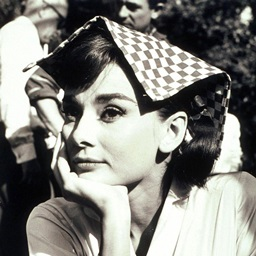
%> input picture BitPlane/audrey.jpg, 256 x 256 px
$ octave Sammas_BitPlane_Homework.m   (GNU Octave 9; MATLAB toolbox functions it lacks are replaced by stand-ins)
%> lines starting %> are read from the running program, lines starting %| are printed output that depends on the picture
%okuma islemi
a=imread('audrey.jpg');
%> a is the input picture: size 256x256x3 uint8; mean R, G, B 132, 131.6, 126.5
ad=double(a);

%8bitplane
c0=mod(ad,2);
c1=mod(floor(ad/2),2);
c2=mod(floor(ad/4),2);
c3=mod(floor(ad/8),2);
c4=mod(floor(ad/16),2);
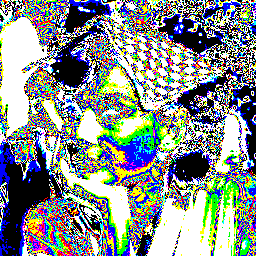
%> c4: size 256x256x3 double; mean R, G, B 0.53, 0.565, 0.554
c5=mod(floor(ad/32),2);
c6=mod(floor(ad/64),2);
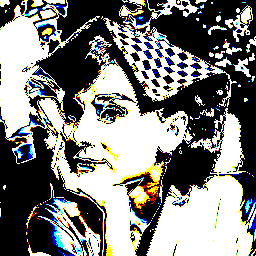
%> c6: size 256x256x3 double; mean R, G, B 0.495, 0.495, 0.485
c7=mod(floor(ad/128),2);

%not larý alýnýyor
c1=~c1;
%> c1: size 256x256x3 logical
c3=~c3;
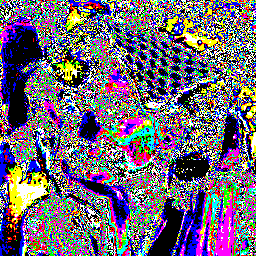
%> c3: size 256x256x3 logical; mean R, G, B 0.436, 0.4, 0.465
c5=~c5;
%> c5: size 256x256x3 logical
c7=~c7;
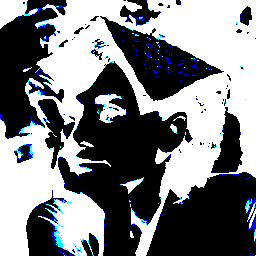
%> c7: size 256x256x3 logical; mean R, G, B 0.48, 0.491, 0.51

%matrisleri toplama islemi
adtemp=c0*1+c1*2+c2*2+c3*8+c4*16+c5*32+c6*64+c7*128;
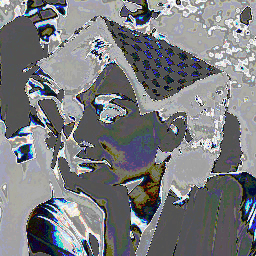
%> adtemp: size 256x256x3 double; mean R, G, B 122.4, 124.2, 127.2

%1.combine goruntuyu gosterme
% adtemp=uint8(adtemp);
 % imshow(adtemp);


 %ayný islemler 2.kez uygulanacak
c0=mod(adtemp,2);
c1=mod(floor(adtemp/2),2);
%> c1: size 256x256x3 double
c2=mod(floor(adtemp/4),2);
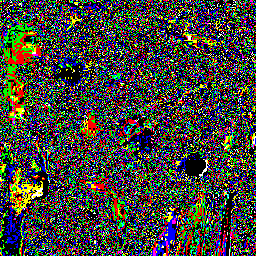
%> c2: size 256x256x3 double; mean R, G, B 0.261, 0.262, 0.236
c3=mod(floor(adtemp/8),2);
%> c3: size 256x256x3 double
c4=mod(floor(adtemp/16),2);
c5=mod(floor(adtemp/32),2);
%> c5: size 256x256x3 double
c6=mod(floor(adtemp/64),2);
c7=mod(floor(adtemp/128),2);
%> c7: size 256x256x3 double

c1=~c1;
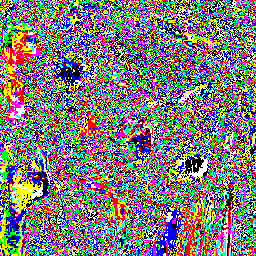
%> c1: size 256x256x3 logical; mean R, G, B 0.505, 0.486, 0.484
c3=~c3;
%> c3: size 256x256x3 logical
c5=~c5;
%> c5: size 256x256x3 logical
c7=~c7;
%> c7: size 256x256x3 logical


%matrisleri toplama islemi
adfinal=c0*1+c1*2+c2*2+c3*8+c4*16+c5*32+c6*64+c7*128;

%olusan goruntuyu gosterme
adfinal=uint8(adfinal);
%> adfinal: size 256x256x3 uint8
imshow(adfinal)

$ run again, with BitPlane/1.combine.jpg copied over BitPlane/audrey.jpg
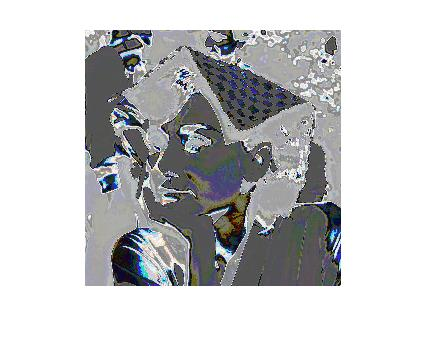
%> input picture BitPlane/1.combine.jpg, 428 x 351 px
%> a is the input picture: size 351x428x3 uint8; mean R, G, B 197.1, 197.9, 199.1
%> `adtemp=c0*1+c1*2+c2*2+c3*8+c4*16+c5*32+c6*64+c7*128;`:
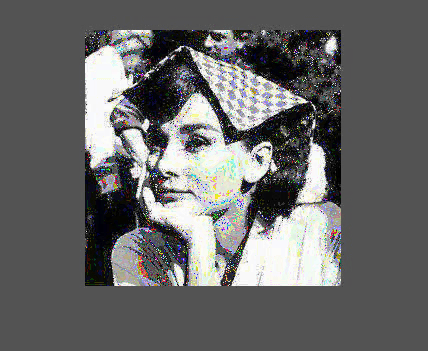
%> adtemp: size 351x428x3 double; mean R, G, B 103.9, 104, 103.9
%> `c1=~c1;`:
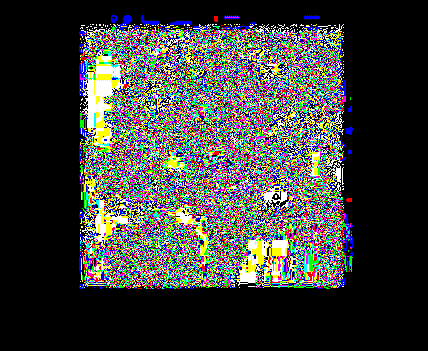
%> c1: size 351x428x3 logical; mean R, G, B 0.239, 0.243, 0.233

$ run again, with BitPlane/2.combine.jpg copied over BitPlane/audrey.jpg
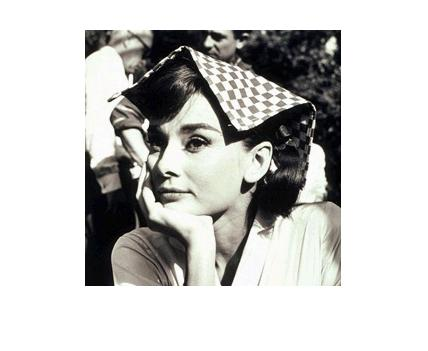
%> input picture BitPlane/2.combine.jpg, 428 x 351 px
%> a is the input picture: size 351x428x3 uint8; mean R, G, B 200.6, 200.4, 198.2
%> `adtemp=c0*1+c1*2+c2*2+c3*8+c4*16+c5*32+c6*64+c7*128;`:
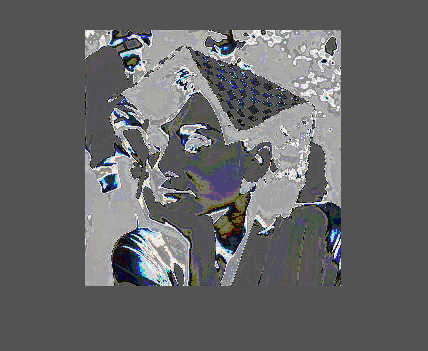
%> adtemp: size 351x428x3 double; mean R, G, B 100.4, 101, 102.3
%> `c1=~c1;`:
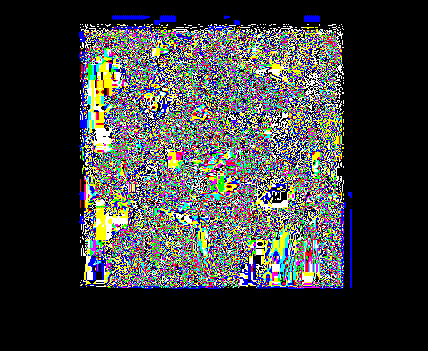
%> c1: size 351x428x3 logical; mean R, G, B 0.232, 0.236, 0.234
